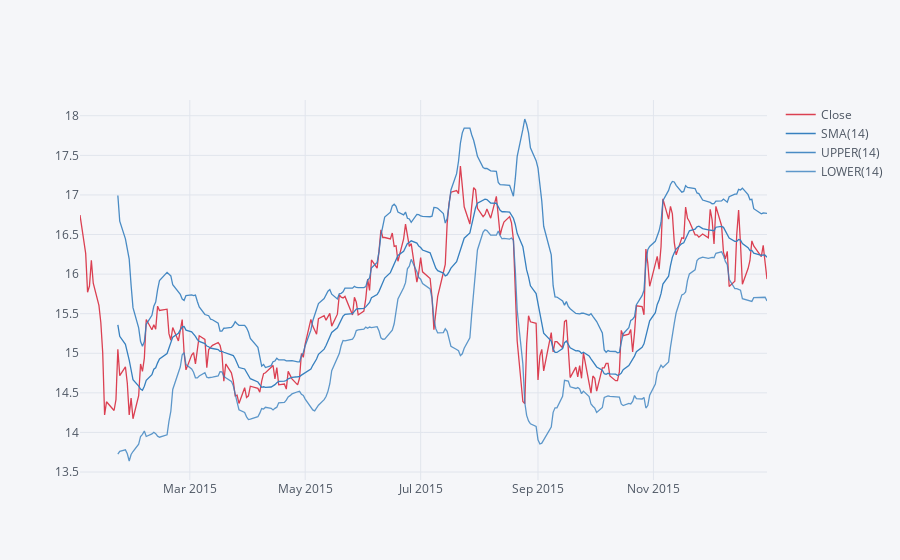

Notebook code for this chart:
### Markdown cell above
**Use .ta_plot(study='boll') to create a Bollinger Band Plot for Bank of America for the year 2015.**

### Code cell
bank_stocks["BAC"]["Close"].loc["2015-01-01":"2015-12-31"].ta_plot(study="boll", color="red")

### Figure 1 — Plotly figure (JSON) as saved in the notebook; plotly's stock layout.template omitted (floating-point values rounded to 4 significant figures; data arrays with more than 128 entries replaced by an {"elided": "..."} marker saying what was removed)
{"data": [{"line": {"color": "rgba(219, 64, 82, 1.0)", "dash": "solid", "shape": "linear", "width": 1.3}, "mode": "lines", "name": "Close", "text": "", "type": "scatter", "uid": "7e9c1096-4b0d-4b95-838c-348cc1d68f34", "x": {"elided": "252 str values"}, "y": {"elided": "252 float values"}}, {"line": {"color": "rgba(55, 128, 191, 1.0)", "dash": "solid", "shape": "linear", "width": 1.3}, "mode": "lines", "name": "SMA(14)", "text": "", "type": "scatter", "uid": "635f1b99-eeaa-4f2d-8726-ea7130831242", "x": {"elided": "252 str values"}, "y": {"elided": "252 mixed values"}}, {"line": {"color": "rgba(55, 128, 191, 0.8999999999999999)", "dash": "solid", "shape": "linear", "width": 1.3}, "mode": "lines", "name": "UPPER(14)", "text": "", "type": "scatter", "uid": "0e882673-c516-4bbf-90bd-c36723f0c4c0", "x": {"elided": "252 str values"}, "y": {"elided": "252 mixed values"}}, {"line": {"color": "rgba(55, 128, 191, 0.7999999999999998)", "dash": "solid", "shape": "linear", "width": 1.3}, "mode": "lines", "name": "LOWER(14)", "text": "", "type": "scatter", "uid": "13148e61-66cd-473d-8805-c0f203f5e070", "x": {"elided": "252 str values"}, "y": {"elided": "252 mixed values"}}], "layout": {"legend": {"bgcolor": "#F5F6F9", "font": {"color": "#4D5663"}}, "paper_bgcolor": "#F5F6F9", "plot_bgcolor": "#F5F6F9", "title": {"font": {"color": "#4D5663"}}, "xaxis": {"gridcolor": "#E1E5ED", "showgrid": true, "tickfont": {"color": "#4D5663"}, "title": {"font": {"color": "#4D5663"}, "text": ""}, "zerolinecolor": "#E1E5ED"}, "yaxis": {"gridcolor": "#E1E5ED", "showgrid": true, "tickfont": {"color": "#4D5663"}, "title": {"font": {"color": "#4D5663"}, "text": ""}, "zerolinecolor": "#E1E5ED"}}}
